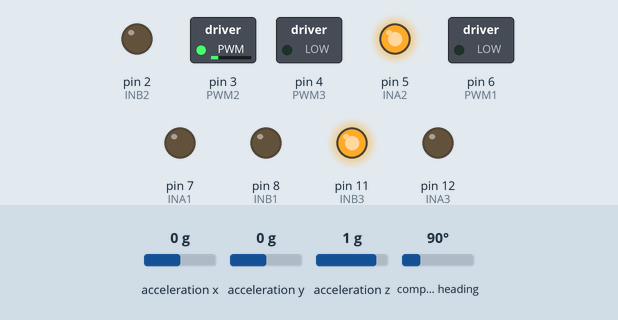
A sketch run on a simulated Arduino Uno, built with avr-gcc and run on an emulated ATmega328P. Parts: switched loads named in the sketch (green lamp = pin HIGH), output pins drawn as LEDs (lit = HIGH). Inputs (shaded band) come from the test bench; at power-on: compass heading 90°, acceleration x 0 g, acceleration y 0 g, acceleration z 1 g. What the sketch prints to the serial monitor is not drawn.

Above: at 1.2 s.
1.3 s: compass heading set to 80°
At 2.5 s:
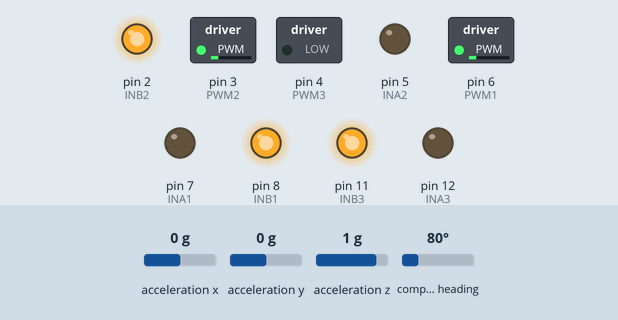
2.8 s: compass heading set to 180°
At 3.7 s:
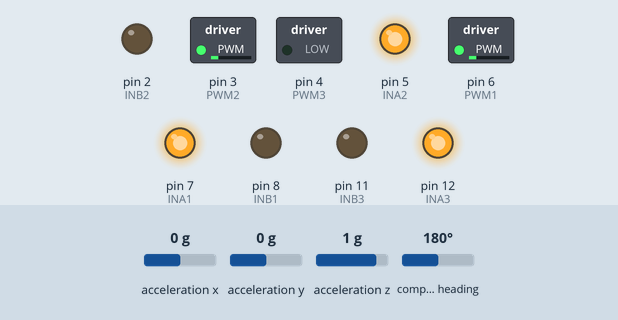
4.3 s: compass heading set to 95°
5.8 s: compass heading set to 92°
At 7.0 s:
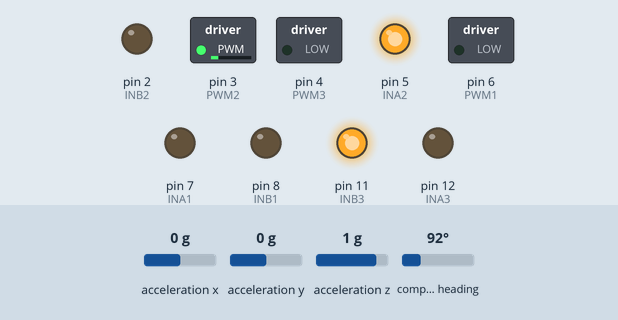
7.3 s: compass heading set to 7°
At 8.2 s:
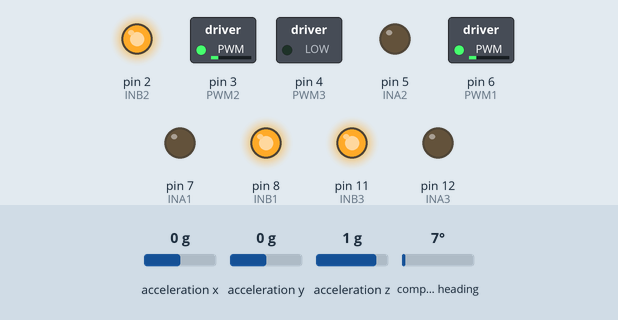
Timing chart, 0 to 9.8 s (numbered marks = the images above; inputs shaded):
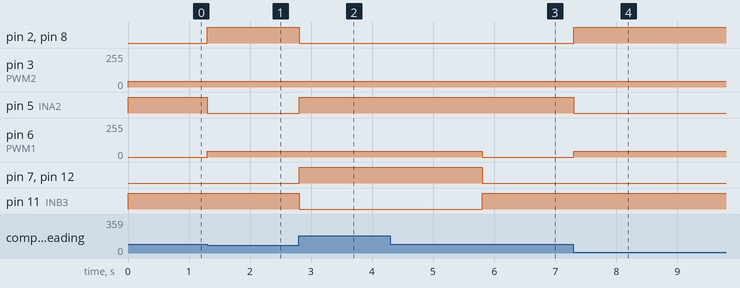

The sketch:

5_giroscopo.ino
```cpp
#include <Wire.h>
#include <Adafruit_Sensor.h>
#include <Adafruit_BNO055.h>
//...................................motores..........................................
#define INA1 7
#define INB1 8
#define PWM1 6

#define INA2 5
#define INB2 2
#define PWM2 3

#define INA3 12
#define INB3 11
#define PWM3 4
//....................................................................................
// Crear objeto del sensor
Adafruit_BNO055 bno = Adafruit_BNO055(55, 0x28);

float error = 0;//error para PID
//float kd =
// Variables para ángulos iniciales
float initialYaw = 0;
float initialPitch = 0;
float initialRoll = 0;
float kp=10.0;
float vel0=100;
void setup() {
  Serial.begin(115200);
 // delay(1000);
//...............inicializamos pines de motores...................................
  pinMode(INA1, OUTPUT);
  pinMode(INB1, OUTPUT);
  pinMode(PWM1, OUTPUT);
  pinMode(INA2, OUTPUT);
  pinMode(INB2, OUTPUT);
  pinMode(PWM2, OUTPUT);
  pinMode(INA3, OUTPUT);
  pinMode(INB3, OUTPUT);
  pinMode(PWM3, OUTPUT);
  if (!bno.begin()) {
    Serial.println("¡No se pudo encontrar el BNO055!");
    while (1);
  }

  // Esperar a que el sensor se estabilice
 // delay(1000);
  bno.setExtCrystalUse(true);// Activa el uso del cristal externo de 32.768 kHz en el sensor BNO055.

  // Leer orientación inicial
  sensors_event_t event;
  bno.getEvent(&event);//Llama a la función getEvent() del objeto bno (que representa el sensor BNO055)

  initialYaw = event.orientation.x;   // Heading (Yaw)
  initialPitch = event.orientation.z; // Pitch
  initialRoll = event.orientation.y;  // Roll

  Serial.println("Orientación inicial:");
  Serial.print("Yaw: "); Serial.println(initialYaw);
  Serial.print("Pitch: "); Serial.println(initialPitch);
  Serial.print("Roll: "); Serial.println(initialRoll);
  Serial.println("--------------------------");
}
void a() { //crear funcion donde las velocidades varien y no sean fijas

  digitalWrite(INA3, 0);
  digitalWrite(INB3, 1);
  analogWrite(PWM3, 45);

  digitalWrite(INA2, 1);
  digitalWrite(INB2, 0);
  analogWrite(PWM2, 45);

  digitalWrite(INA1, 0);
  digitalWrite(INB1, 0);
  analogWrite(PWM1, 0);
}
 void gd (){
 digitalWrite(INA1, HIGH);
 digitalWrite(INB1, LOW);
 analogWrite(PWM1, 45);  // Velocidad (0-255) señal pwm
 digitalWrite(INA2, HIGH);
 digitalWrite(INB2, LOW);
 analogWrite(PWM2, 45);
 digitalWrite(INA3, HIGH);
 digitalWrite(INB3, LOW);
 analogWrite(PWM3, 45);
 }
 void gi (){
 digitalWrite(INA1, LOW);
 digitalWrite(INB1, HIGH);
 analogWrite(PWM1, 45);  // Velocidad (0-255) señal pwm
 digitalWrite(INA2, LOW);
 digitalWrite(INB2, HIGH);
 analogWrite(PWM2, 45);
 digitalWrite(INA3, LOW);
 digitalWrite(INB3, HIGH);
 analogWrite(PWM3, 45);
 }
 void ai() {

  digitalWrite(INA3, 1);
  digitalWrite(INB3, 0);
  analogWrite(PWM3, 40);

  digitalWrite(INA2, 1);
  digitalWrite(INB2, 0);
  analogWrite(PWM2, 40);

  digitalWrite(INA1, 0);
  digitalWrite(INB1, 1);
  analogWrite(PWM1, 65);
}
 void ad() {

  digitalWrite(INA3, 0);
  digitalWrite(INB3, 1);
  analogWrite(PWM3, 40);

  digitalWrite(INA2, 0);
  digitalWrite(INB2, 1);
  analogWrite(PWM2, 40);

  digitalWrite(INA1, 1);
  digitalWrite(INB1, 0);
  analogWrite(PWM1, 60);
}
void pare(){

  digitalWrite(INA3, 0);
  digitalWrite(INB3, 1);
  analogWrite(PWM3, 0);

  digitalWrite(INA2, 0);
  digitalWrite(INB2, 1);
  analogWrite(PWM2, 0);

  digitalWrite(INA1, 1);
  digitalWrite(INB1, 0);
  analogWrite(PWM1, 0);
}
void loop() {
  // Leer orientación actual

  sensors_event_t event;//sensors_event_t Es una estructura (struct) definida por
  // la biblioteca Adafruit_Sensor.h. Sirve como un contenedor estandarizado de datos del sensor
  //Sirve para recibir y almacenar los datos que devuelve un sensor cuando se llama a funciones como:
  bno.getEvent(&event);//Llama a la función getEvent() del objeto bno (que representa el sensor BNO055)
//........almacenamos angulos en posicion actual:...........
  float currentYaw = event.orientation.x;
  float currentPitch = event.orientation.z;
  float currentRoll = event.orientation.y;

  error =  initialYaw - currentYaw;
  float correcion=error*kp;
  if(error < -180){
  error = error + 360;}

  Serial.println(error);
 /*
  Serial.println("Orientación actual:");
  Serial.print("Yaw: "); Serial.print(currentYaw);
  Serial.print(" (Inicial: "); Serial.print(initialYaw); Serial.println(")");

  Serial.print("Pitch: "); Serial.print(currentPitch);
  Serial.print(" (Inicial: "); Serial.print(initialPitch); Serial.println(")");

  Serial.print("Roll: "); Serial.print(currentRoll);
  Serial.print(" (Inicial: "); Serial.print(initialRoll); Serial.println(")");
*/
  Serial.println(error);

  Serial.println("--------------------------");


  if(error > 3){
    gi();
  }
  else if(error < -3){
    gd();
  }
  else if(error > -3 && error <  3){

   a();
  }
}
```

Measured:
- the behaviour switches between 87 and 86° on compass heading (found by bisection; images 0 and 1)
- the behaviour switches between 93 and 92° on compass heading (found by bisection; images 2 and 3)
- after the input at 1.3 s, pin 2 (INB2), pin 8 (INB1): LOW → HIGH at once; pin 5 (INA2): HIGH → LOW at once; pin 6 (PWM1): 0/255 → 45/255 at once
- after the input at 2.8 s, pin 2 (INB2), pin 8 (INB1), pin 11 (INB3): HIGH → LOW at once; pin 5 (INA2), pin 7 (INA1), pin 12 (INA3): LOW → HIGH at once
- after the input at 5.8 s, pin 6 (PWM1): 45/255 → 0/255 at once; pin 7 (INA1), pin 12 (INA3): HIGH → LOW at once; pin 11 (INB3): LOW → HIGH at once
- after the input at 7.3 s, pin 2 (INB2), pin 8 (INB1): LOW → HIGH at once; pin 5 (INA2): HIGH → LOW at once; pin 6 (PWM1): 0/255 → 45/255 at once
